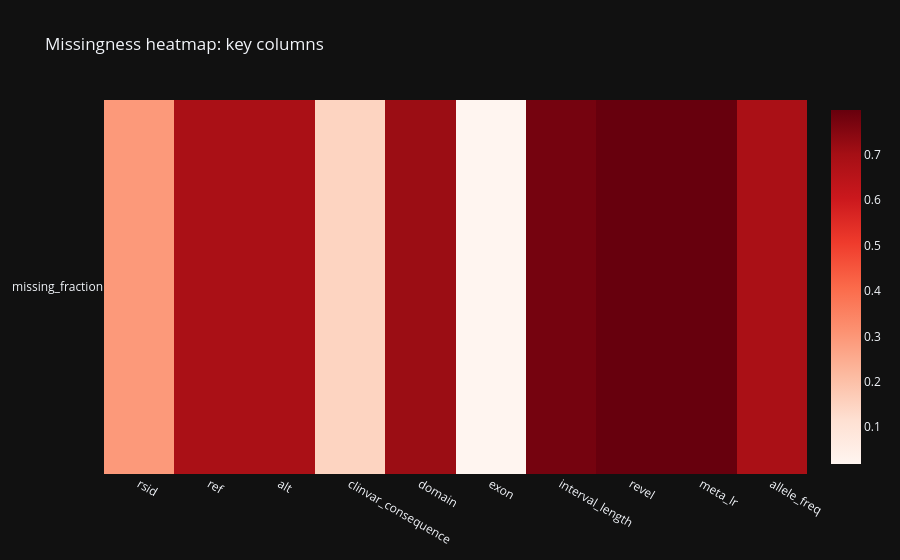

The code cell stored with this chart in its notebook:
### Markdown cell above
## 6. 📊 Missingness heatmap by key columns

### Code cell
key_cols = ['rsid', 'ref', 'alt', 'clinvar_consequence', 'domain', 'exon', 'interval_length', 'revel', 'meta_lr', 'allele_freq']
miss = d[key_cols].isna().mean().to_frame('missing_fraction')
fig = px.imshow(miss.T, aspect='auto', color_continuous_scale='Reds', title='Missingness heatmap: key columns')
fig.show()

### Figure 1 — Plotly figure (JSON) as saved in the notebook; plotly's stock layout.template omitted (floating-point values rounded to 4 significant figures)
{"data": [{"coloraxis": "coloraxis", "name": "0", "x": ["rsid", "ref", "alt", "clinvar_consequence", "domain", "exon", "interval_length", "revel", "meta_lr", "allele_freq"], "y": ["missing_fraction"], "z": [[0.2944, 0.6874, 0.6874, 0.149, 0.7166, 0.01857, 0.7774, 0.799, 0.799, 0.6874]], "type": "heatmap", "xaxis": "x", "yaxis": "y", "hovertemplate": "x: %{x}<br>y: %{y}<br>color: %{z}<extra></extra>"}], "layout": {"xaxis": {"anchor": "y", "domain": [0.0, 1.0]}, "yaxis": {"anchor": "x", "domain": [0.0, 1.0], "autorange": "reversed"}, "coloraxis": {"colorscale": [[0.0, "rgb(255,245,240)"], [0.125, "rgb(254,224,210)"], [0.25, "rgb(252,187,161)"], [0.375, "rgb(252,146,114)"], [0.5, "rgb(251,106,74)"], [0.625, "rgb(239,59,44)"], [0.75, "rgb(203,24,29)"], [0.875, "rgb(165,15,21)"], [1.0, "rgb(103,0,13)"]]}, "title": {"text": "Missingness heatmap: key columns"}}}
